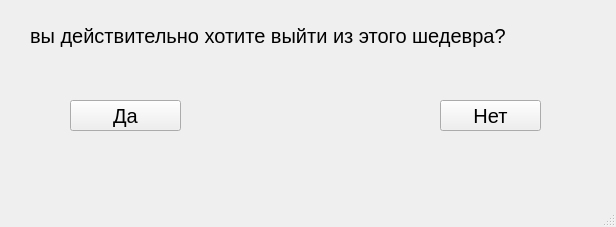
<?xml version="1.0" encoding="UTF-8"?>
<ui version="4.0">
 <class>MainWindow</class>
 <widget class="QMainWindow" name="MainWindow">
  <property name="geometry">
   <rect>
    <x>0</x>
    <y>0</y>
    <width>616</width>
    <height>227</height>
   </rect>
  </property>
  <property name="font">
   <font>
    <pointsize>15</pointsize>
   </font>
  </property>
  <property name="windowTitle">
   <string>MainWindow</string>
  </property>
  <widget class="QWidget" name="centralwidget">
   <widget class="QLabel" name="label">
    <property name="geometry">
     <rect>
      <x>30</x>
      <y>10</y>
      <width>611</width>
      <height>51</height>
     </rect>
    </property>
    <property name="font">
     <font>
      <pointsize>15</pointsize>
     </font>
    </property>
    <property name="text">
     <string>вы действительно хотите выйти из этого шедевра?</string>
    </property>
   </widget>
   <widget class="QPushButton" name="Yes">
    <property name="geometry">
     <rect>
      <x>70</x>
      <y>100</y>
      <width>111</width>
      <height>31</height>
     </rect>
    </property>
    <property name="text">
     <string>Да</string>
    </property>
   </widget>
   <widget class="QPushButton" name="pushButton_2">
    <property name="geometry">
     <rect>
      <x>440</x>
      <y>100</y>
      <width>101</width>
      <height>31</height>
     </rect>
    </property>
    <property name="text">
     <string>Нет</string>
    </property>
   </widget>
  </widget>
  <widget class="QMenuBar" name="menubar">
   <property name="geometry">
    <rect>
     <x>0</x>
     <y>0</y>
     <width>616</width>
     <height>41</height>
    </rect>
   </property>
  </widget>
  <widget class="QStatusBar" name="statusbar"/>
 </widget>
 <resources/>
 <connections/>
</ui>
